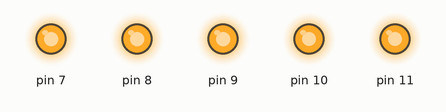
Bench run of a sketch on a simulated Arduino Uno, built with avr-gcc and run on an emulated ATmega328P. Shown: output pins drawn as LEDs (lit = HIGH).

Above: at 0.1 s.
Timing chart, 0 to 1.6 s (numbered marks = the images above):
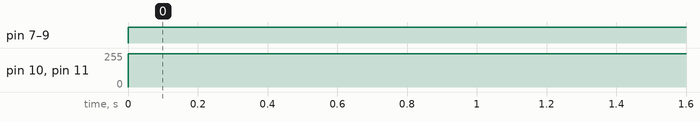

Measured:
- by itself, pin 7–9: LOW → HIGH at 0.00 s
- by itself, pin 10, pin 11: 0/255 → 250/255 at 0.00 s

The sketch:

garden_forward.ino
```cpp
void setup() {
  // put your setup code here, to run once:
Serial.begin(9600);
pinMode(7,OUTPUT);
pinMode(8,OUTPUT);
pinMode(9,OUTPUT);
pinMode(11,OUTPUT);
pinMode(10,OUTPUT);

}

void loop() {
  analogWrite( 11,250);
  analogWrite( 10,250);
  digitalWrite(7,HIGH);
  digitalWrite(8,HIGH);
  digitalWrite(9,HIGH);


  // put your main code here, to run repeatedly:

}
```
